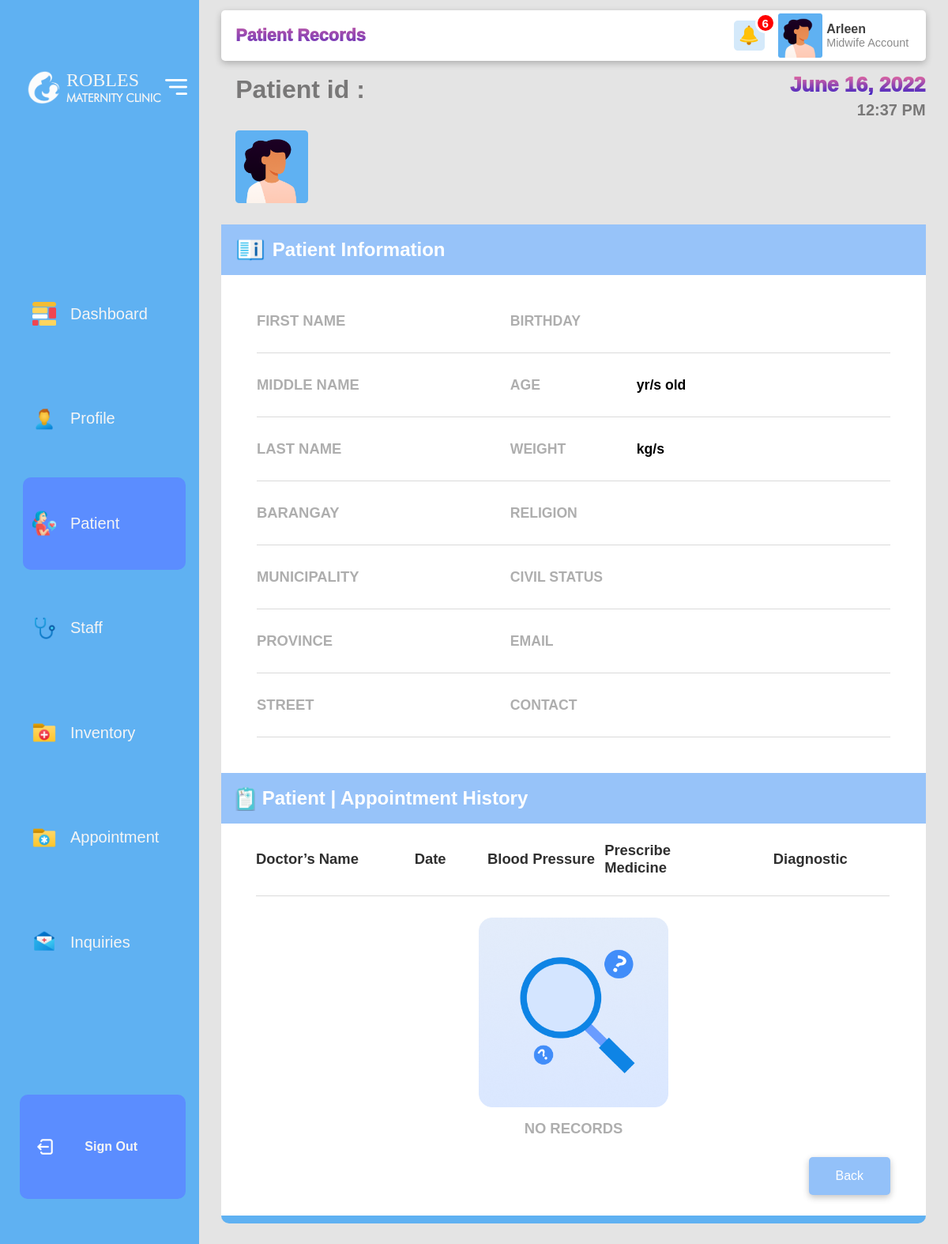
The page /adminViewPatientInfo.php (signed in) on the database its author committed.
### tables this page shows
CREATE TABLE `general_tb` (
  `g_id` int(250) NOT NULL,
  `g_Sitename` varchar(250) NOT NULL,
  `g_LogoLight` varchar(250) NOT NULL,
  `g_LogoDark` varchar(250) NOT NULL,
  `g_Vision` varchar(250) NOT NULL,
  `g_Contact` varchar(250) NOT NULL,
  `g_Location` varchar(250) NOT NULL,
  `g_Email` varchar(250) NOT NULL,
  `g_WorkingHours` varchar(250) NOT NULL,
  `h_Tagline` varchar(250) NOT NULL,
  `h_Layoutimg` varchar(250) NOT NULL,
  `h_slide1` varchar(250) NOT NULL,
  `h_slide2` varchar(250) NOT NULL,
  `h_slide3` varchar(250) NOT NULL,
  `a_about` varchar(1000) NOT NULL,
  `a_layoutimg` varchar(250) NOT NULL,
  `e_content` varchar(1000) NOT NULL,
  `e_staffImage` varchar(1000) NOT NULL,
  `e_staffQuoute` longtext NOT NULL,
  `e_staffQuoteBy` varchar(1000) NOT NULL,
  `s_img` varchar(1000) NOT NULL,
  `s_Sheader` varchar(1000) NOT NULL,
  `s_sDesc` longtext NOT NULL,
  `holidays` longtext NOT NULL,
  `holiday_name` text NOT NULL,
  `companyCode` varchar(250) NOT NULL,
  `googlemap` text NOT NULL,
  `facebook` text NOT NULL
);

CREATE TABLE `staff_db` (
  `main_id` int(250) NOT NULL,
  `id` varchar(250) NOT NULL,
  `fname` varchar(100) NOT NULL,
  `mname` varchar(100) NOT NULL,
  `lname` varchar(100) NOT NULL,
  `reg` varchar(250) NOT NULL,
  `street` varchar(100) NOT NULL,
  `bar` varchar(100) NOT NULL,
  `mun` varchar(100) NOT NULL,
  `prov` varchar(100) NOT NULL,
  `civil_status` varchar(100) NOT NULL,
  `religion` varchar(100) NOT NULL,
  `phone` varchar(100) NOT NULL,
  `email` varchar(100) NOT NULL,
  `birthday` varchar(100) NOT NULL,
  `age` varchar(100) NOT NULL,
  `username` varchar(100) NOT NULL,
  `password` varchar(100) NOT NULL,
  `role` varchar(100) NOT NULL,
  `schedule` varchar(100) NOT NULL,
  `time` varchar(100) NOT NULL,
  `profile_photo` varchar(100) NOT NULL,
  `date_start` varchar(250) NOT NULL,
  `date_end` varchar(250) NOT NULL,
  `status` varchar(250) NOT NULL
);

### php/generic.php (called while the page is built, shortened)
<?php
     $sql = "SELECT * FROM `general_tb`";
     $search_general = filterTablehoverG($sql);
     function filterTablehoverG($sql){
     $con=mysqli_connect('localhost','root','','robles_db');
     $filter_Result = mysqli_query($con, $sql);
     return $filter_Result;
     }
?>

### php/adminActivelogin.php (called while the page is built, shortened)
<?php
     $u_name= $_SESSION['user_active'];
     $sql = "SELECT * FROM `staff_db` WHERE username = '$u_name' or email = '$u_name' ";
     $search_resulthover = filterTablehover($sql);
     function filterTablehover($sql){
     $con=mysqli_connect('localhost','root','','robles_db');
     $filter_Result = mysqli_query($con, $sql);
     return $filter_Result;
     }
?>

### adminViewPatientInfo.php (the view, shortened to what this page needs)
<?php
require 'php/adminActivelogin.php';
$key_patient=$_SESSION['patient_edit_view'];
$sql1 = "SELECT * FROM `patientinfo_db` WHERE id='$key_patient'";
$search_resultPatient = filterTablePatient($sql1);
function filterTablePatient($sql1){
$con=mysqli_connect('localhost','root','','robles_db');
$filter_Patient = mysqli_query($con, $sql1);
return $filter_Patient;
}
$row1 = mysqli_fetch_array($search_resultPatient);
require 'php/generic.php';
$row_g = mysqli_fetch_array($search_general);
$rowName = explode(" ",$row_g['g_Sitename']);
$rowNameFirst = $rowName[0];
array_shift($rowName);
$rowSecondName = implode(" ",$rowName);
?>
<!DOCTYPE html>
<html lang="en">
  <head>
     <link rel="stylesheet" href="css/Desktop/Admin-adminGlobal.css">
     <link rel="stylesheet" href="css/Desktop/Admin-adminViewPatient.css">
     <link rel="stylesheet" href="AnimBackend/jquery.css">
  </head>
<body>
<div class="for_desktop">
    <?php
    $notifCount1 = 0;
    $notifCount2 = 0;
        $sql_crit = "SELECT * FROM medicine_tb ORDER BY name DESC ";
        $search_pendingApp_crit = filterTableNOTIFstock($sql_crit);
        function filterTableNOTIFstock($sql_crit){
            $con_crit=mysqli_connect('localhost','root','','robles_db');
            $filter_pendingAppCrit = mysqli_query($con_crit, $sql_crit);
                                    return $filter_pendingAppCrit;
        }
        $sr = 0;
        while($rowNotif = mysqli_fetch_array($search_pendingApp_crit)):
            $strSubname = $rowNotif['subname'];
            $strSubstock = $rowNotif['substock'];
            $strSubStat = $rowNotif['status'];
            $strStCRIT= $rowNotif['critStock'];
            $arraySubname = explode(',', $strSubname );
            $arraySubstock = explode(',', $strSubstock );
            $arrayStat = explode(',', $strSubStat );
            $arraySTCrit = explode(',', $strStCRIT );
            for($x = 0 ; $x<count($arraySubname); $x++){
                if($arrayStat[$x] == "activated" && $arraySubstock[$x] <= $arraySTCrit[$x]){
                    $notifCount1++;
        ?>
        <?php
            }
         }
     $sr++; endwhile;
     ?>
    <?php
        $date = new DateTime('now');
        $date->modify('+5 month');
        $effectiveDate = $date->format('Y-m-d');
        $sql_exp = "SELECT * FROM medicine_tb ORDER BY name DESC ";
        $search_pendingApp_exp = filterTableNotifExp($sql_exp);
        function filterTableNotifExp($sql_exp){
            $con_crit=mysqli_connect('localhost','root','','robles_db');
            $filter_pendingAppExp = mysqli_query($con_crit, $sql_exp);
            return $filter_pendingAppExp;
        }
        $sr = 0;
        while($row_Notif = mysqli_fetch_array($search_pendingApp_exp)):
            $strSubname = $row_Notif['subname'];
            $strSubexpdate = $row_Notif['expiration_date'];
            $strSubStat = $row_Notif['status'];
            $arraySubname = explode(',', $strSubname );
            $arrayExpdate = explode(',', $strSubexpdate );
            $arrayStat = explode(',', $strSubStat );
            for($x = 0 ; $x<count($arraySubname); $x++){
                if($arrayStat[$x] == "activated" && $arrayExpdate[$x] <= $effectiveDate){
                    $notifCount2++;
            ?>
        <?php
         }
        }
        $sr++; endwhile;
        ?>
    <div id="left" class="side_navbar">
            <div id="left_bar">
                    <div id="logo_bar" class="left_bar1">
                        <img src="upload_img_generic/<?php echo $row_g['g_LogoLight']; ?>" id="logo_img">
                    </div>
                    <div id="icons_navbar" class="left_bar2">
                        <div id="icons_container" class="dash_navbar" onmouseover="hover_navbar('dash_navbar')" onmouseout="mouseout_navbar('dash_navbar')"><img src="images/icons/dashboard/dashboard.png" title="Dashboard"></div>
                        <div id="icons_container" class="profile_navbar" onmouseover="hover_navbar('profile_navbar')" onmouseout="mouseout_navbar('profile_navbar')"><img src="images/icons/dashboard/profile.png" title="Profile"></div>
                        <div id="icons_container" class="patient_navbar"  style="background-color: #5B8DFF;" ><img src="images/icons/dashboard/patient.png" title="Patient"></div>
                        <div id="icons_container" class="staff_navbar" onmouseover="hover_navbar('staff_navbar')" onmouseout="mouseout_navbar('staff_navbar')"><img src="images/icons/dashboard/staff.png" title="Staff"></div>
                        <div id="icons_container" class="inventory_navbar" onmouseover="hover_navbar('inventory_navbar')" onmouseout="mouseout_navbar('inventory_navbar')"><img src="images/icons/dashboard/inventory.png" title="Inventory"></div>
                        <div id="icons_container" class="appointment_navbar"><img src="images/icons/dashboard/appointment.png" title="Appointment"></div>
                        <div id="icons_container" class="inquiry_navbar" onmouseover="hover_navbar('inquiry_navbar')" onmouseout="mouseout_navbar('inquiry_navbar')"><img src="images/icons/dashboard/inquiries.png" title="Inquiries"></div>
                    </div>
                    <div id="profile_navbar" class="left_bar3">
                        <div id="profile_container" title="Sign out" onclick="logoutAdmin()">
                            <img src="images/icons/dashboard/logout.png">
                        </div>
                    </div>
            </div>
            <div id="right_bar">
                    <div id="logo_bar" class="right_navbar">
                        <div id="logo_text">
                            <p class="a" style="text-transform:uppercase;"><?php echo $rowNameFirst; ?></p>
                            <p class="b"><?php echo $rowSecondName; ?></p>
                        </div>
                        <img src="images/icons/dashboard/largburger_dashboard.png" title="Minimize" onclick="minimize_navbar()">
                    </div>
                    <div id="icons_navbar" class="right_navbar">
                        <div id="icons_container" class="dash_navbar" onmouseover="hover_navbar('dash_navbar')" onmouseout="mouseout_navbar('dash_navbar')">Dashboard</div>
                        <div id="icons_container" class="profile_navbar" onmouseover="hover_navbar('profile_navbar')" onmouseout="mouseout_navbar('profile_navbar')">Profile</div>
                        <div id="icons_container" class="patient_navbar" style="background-color: #5B8DFF;">Patient</div>
                        <div id="icons_container" class="staff_navbar" onmouseover="hover_navbar('staff_navbar')" onmouseout="mouseout_navbar('staff_navbar')">Staff</div>
                        <div id="icons_container" class="inventory_navbar" onmouseover="hover_navbar('inventory_navbar')" onmouseout="mouseout_navbar('inventory_navbar')">Inventory</div>
                        <div id="icons_container" class="appointment_navbar" >Appointment</div>
                        <div id="icons_container" class="inquiry_navbar" onmouseover="hover_navbar('inquiry_navbar')" onmouseout="mouseout_navbar('inquiry_navbar')">Inquiries</div>
                    </div>
                    <div id="profile_navbar" class="right_navbar">
                        <div id="profile_container" class="profile_right_cont" onclick="logoutAdmin()">
                                <div id="name_profile">
                                    <p id="name_text">Sign Out</p>
                                </div>
                        </div>
                    </div>
            </div>
    </div>
    <div id="right" class="right_content_dashboard for_reload_right_table">
            <div id="dashboard_top">
                <div id="dash_left">Patient Records</div>
                <div id="dash_right">
                    <div id="notification_container">
                        <img src="images/icons/dashboard/notification.png" title="Notification" id="notif_img">
                        <div id="notif_count"><?php echo $notifCount1+$notifCount2; ?></div>
                    </div>
                    <?php
                        $row = mysqli_fetch_array($search_resulthover);
                    ?>
                    <div id="profile_container" title="Visit Profile" onclick="profile()">
                        <img src="upload_img/<?php echo $row['profile_photo']; ?>" id="profile_img" onerror="this.src='upload_img/account.png'">
                        <div id="name_profile">
                            <p id="name_text"><?php echo $row['fname']; ?></p>
                            <p id="role_text"><?php echo $row['role']; ?> Account</p>
                        </div>
                    </div>
                </div>
            </div>
            <div id="dashboard_content">
                <div id="top_Patient">
                    <div id="left">Patient id : <?php echo $row1['id']?> </div>
                    <div id="right">
                        <p id="date"><?php echo date("F j, Y") ?></p>
                        <p id="time"><?php echo date("h:i A") ?></p>
                    </div>
                </div>
                <div id="info_profile">
                    <img src="<?php echo $row1['profile'];?>"  onerror="this.src='upload_img/account.png'">
                    <div id="right">
                    </div>
                </div>
                <div id="addpatient_div" class="viewPatientContainer">
                    <div id="info_header">
                        <img src="images/icons/dashboard/employee_icon.png">
                        Patient Information
                    </div>
                   <div class="col">
                       <div id="left">
                           <p class="label">First Name</p>
                       </div>
                       <div id="right">
                           <div id="one">
                                <p class="label">Birthday</p>
                           </div>
                       </div>
                   </div>
                   <div class="col">
                       <div id="left">
                           <p class="label">Middle Name</p>
                       </div>
                       <div id="right">
                            <p class="label">Age</p>
                            <p class="content"><?php echo $row1['age']?> yr/s old</p>
                       </div>
                   </div>
                   <div class="col">
                       <div id="left">
                           <p class="label">Last Name</p>
                       </div>
                       <div id="right">
                           <p class="label">Weight</p>
                           <p class="content"><?php echo $row1['weight']." kg/s";?></p>
                       </div>
                   </div>
                   <div class="col">
                       <div id="left">
                           <p class="label">Barangay</p>
                       </div>
                       <div id="right">
                           <p class="label">Religion</p>
                       </div>
                   </div>
                   <div class="col">
                       <div id="left">
                           <p class="label">Municipality</p>
                       </div>
                       <div id="right">
                           <p class="label">Civil Status</p>
                       </div>
                   </div>
                   <div class="col">
                       <div id="left">
                           <p class="label">Province</p>
                       </div>
                       <div id="right">
                           <p class="label">Email</p>
                       </div>
                   </div>
                   <div class="col" style="margin-bottom:5%;">
                       <div id="left">
                           <p class="label">Street</p>
                       </div>
                       <div id="right">
                           <p class="label">Contact</p>
                       </div>
                   </div>
                    <div id="info_header" style="margin-top:2%;">
                        <img src="images/icons/dashboard/appointment_history.png">
                        Patient | Appointment History
                    </div>
                    <div id="history_header">
                        <div class="column column1">Doctor’s Name</div>
                        <div class="column column2">Date</div>
                        <div class="column column3">Blood Pressure</div>
                        <div class="column column4">Prescribe Medicine</div>
                        <div class="column column5">Diagnostic</div>
                    </div>
                    <?php
                        require_once "Z-connection.php";
                        $patient_id = $row1['id'];
                        $s_report = "SELECT * FROM doctorreport_tb WHERE patient_id='$patient_id'";
                        $result_report = mysqli_query($conn, $s_report);
                        $num_report = mysqli_num_rows($result_report);
                        if($num_report == 0){
                    ?>
                         <div id="no_record">
                            <img src="images/icons/dashboard/no_record_found.png" alt="">
                            NO RECORDS
                         </div>
                    <?php
                            }
                    ?>
                    <div style="width:95%; display:flex; justify-content: flex-end; padding-right:5%;">
                        <Button onclick="goBackViewPatient()">Back</Button>
                    </div>
                </div>
            </div>
    </div>
</div>
</body>
</html>

### rows shown on the page
general_tb: g_LogoLight (picture), g_Sitename "ROBLES"
staff_db: fname "Arleen", role "Midwife"

### other values the page prints
$rowSecondName "MATERNITY CLINIC"
$notifCount1+$notifCount2 "6"
